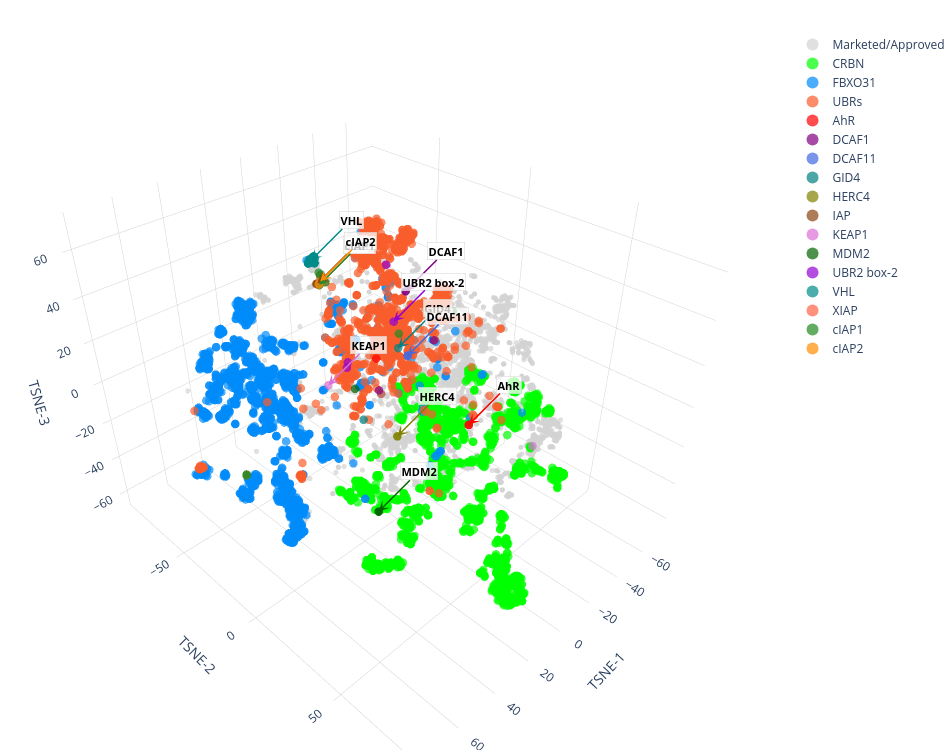

The notebook cell saved with this chart:
### Code cell
# 2) interactive 3D scatter coloured by `label`, compound id surfaced on hover
import plotly.io as pio

# 'vscode' renderer is built specifically for VSCode notebooks and uses the
# Jupyter MIME-bundle protocol (requires nbformat>=4.2 — already pinned).
# Inline render, no sandboxed iframe issues.
pio.renderers.default = 'vscode'

# setting style:
# Bulk classes stay neutral (grey/black). CRBN/FBXO31/UBRs keep their original
# colours. The 29 E3-ligand-DB ligases get distinct hues from a curated palette
# so they read as small bright islands on top of the ChEMBL/PubChem backdrop.
label2col = {
    # bulk backdrop
    'Research/Bioactivity': 'lightgrey',
    'Marketed/Approved':    'lightgrey',
    # SERAC priority targets
    'CRBN':                 'lime',
    'FBXO31':               '#008bfb',
    'UBRs':                 '#F95D2B',
    # E3-ligand-DB ligases (PROTAC-DB / chembl-curated)
    'AhR':                  'red',
    'CDC20':                'darkblue',
    'DCAF1':                'purple',
    'DCAF11':               'royalblue',
    'DCAF15':               'magenta',
    'DCAF16':               'mediumblue',
    'DCAF16 II':            'hotpink',
    'FBXO22':               'chocolate',
    'FEM1B':                'darkslategray',
    'GID4':                 'teal',
    'HERC4':                'olive',
    'IAP':                  'saddlebrown',
    'KEAP1':                'orchid',
    'KLHDC1-2':             'pink',
    'KLHDC2':               'gold',
    'KLHDC3':               'darkkhaki',
    'KLHL22':               'mediumpurple',
    'MAGEA11':              'crimson',
    'MDM2':                 'darkgreen',
    'RNF114':               'mediumseagreen',
    'RNF126':               'sienna',
    'RNF4':                 'cadetblue',
    'SMURF1':               'navy',
    'TRIM58':               'salmon',
    'UBR2 box-2':           'darkviolet',
    'VHL':                  'darkcyan',
    'XIAP':                 'tomato',
    'cIAP1':                'forestgreen',
    'cIAP2':                'darkorange',
}

# All non-bulk classes are rare → enlarge so they're visible against the backdrop.
_BULK = {'Research/Bioactivity', 'Marketed/Approved'}
label2marker_size = {lbl: (3 if lbl in _BULK else 5) for lbl in label2col}

# Plot bulk first (drawn underneath), then everything else on top.
class_order = (['Research/Bioactivity', 'Marketed/Approved']
               + [lbl for lbl in label2col if lbl not in _BULK])

fig = stats_tools.plot_multi_class_to_embedding_3d(
    e_df_label_3d_f, label='label',
    e1='e1', e2='e2', e3='e3',
    hover_cols=['label'],
    colors=label2col,
    marker_size=label2marker_size,
    class_order=class_order,
    opacity=.7, height=750, width=950,
)

# Annotate every remaining label (centroid-anchored) except the bulk backdrop
# and the three SERAC priority classes (already obvious from their colour).
# Override an entry in MANUAL_ANCHORS to anchor on a specific compound name
# substring instead of the class centroid.
EXCLUDE_FROM_ANNOT = {'Research/Bioactivity', 'Marketed/Approved',
                      'CRBN', 'FBXO31', 'UBRs'}
MANUAL_ANCHORS = {
    'VHL':   'VH032',
    'MDM2':  'nutlin',
    # add more if a specific compound is more representative than the centroid
}

LABEL_ANCHORS = {lbl: MANUAL_ANCHORS.get(lbl)              # None → centroid
                 for lbl in e_df_label_3d_f['label'].unique()
                 if lbl not in EXCLUDE_FROM_ANNOT}

def _medoid_xyz(sub):
    """Return the (e1, e2, e3) of the class member closest to the centroid.
    Avoids arrow heads landing in empty space when a class has multiple
    sub-clusters (e.g. MDM2 nutlin-like vs MI-class chemotypes)."""
    pts = sub[['e1', 'e2', 'e3']].values
    ctr = pts.mean(axis=0)
    return tuple(map(float, pts[((pts - ctr) ** 2).sum(axis=1).argmin()]))

annotations = []
for lbl, needle in LABEL_ANCHORS.items():
    sub = e_df_label_3d_f[e_df_label_3d_f['label'] == lbl]
    if sub.empty:
        continue
    if needle:
        hit = sub[sub['compound'].astype(str).str.contains(needle, case=False, na=False)]
        if not hit.empty:
            row = hit.iloc[0]
            x, y, z = float(row['e1']), float(row['e2']), float(row['e3'])
        else:
            print(f'  [annot] no compound matching {needle!r} in {lbl} — falling back to medoid')
            x, y, z = _medoid_xyz(sub)
    else:
        x, y, z = _medoid_xyz(sub)
    annotations.append(dict(
        x=x, y=y, z=z,
        text=f'<b>{lbl}</b>',
        showarrow=True, arrowhead=3, arrowsize=1.2, arrowwidth=1.5,
        arrowcolor=label2col.get(lbl, 'black'),
        ax=40, ay=-40,            # ax/ay are 2D pixel offsets in 3D plots
        font=dict(size=11, color='black'),
        bgcolor='rgba(255,255,255,0.75)', bordercolor='lightgrey', borderwidth=0.5,
    ))

fig.update_layout(scene=dict(annotations=annotations))

# write a sharable standalone HTML straight to the Windows Downloads folder
# (WSL mounts C: at /mnt/c/, so this file is double-clickable from Windows Explorer)
DOWNLOADS = '/mnt/c/Users/gtamo/Downloads'
os.makedirs(DOWNLOADS, exist_ok=True)
html_path = os.path.join(DOWNLOADS, os.path.basename(f_e3).replace('.parquet', '.html'))
fig.write_html(html_path, include_plotlyjs='cdn')
print(f'wrote {html_path}  ({os.path.getsize(html_path)/1e6:.1f} MB)')

fig.show()
# NOTE: this renderer embeds the figure JSON in the cell output, so the
# notebook will grow by ~2-3 MB after save. If you want to keep the file
# small, "Cell → Clear All Outputs" before saving (Ctrl-Shift-P → "Clear
# All Outputs"). The standalone html_path above is your durable copy.

### Figure 1 — Plotly figure (JSON) as saved in the notebook; plotly's stock layout.template omitted (floating-point values rounded to 4 significant figures; data arrays with more than 128 entries replaced by an {"elided": "..."} marker saying what was removed)
{"data": [{"customdata": {"elided": "3921x1 str values"}, "hovertemplate": "label: %{customdata[0]}<extra></extra>", "marker": {"color": "lightgrey", "line": {"width": 0}, "opacity": 0.7, "size": 3}, "mode": "markers", "name": "Marketed/Approved", "type": "scatter3d", "x": {"elided": "3921 float values"}, "y": {"elided": "3921 float values"}, "z": {"elided": "3921 float values"}}, {"customdata": {"elided": "2008x1 str values"}, "hovertemplate": "label: %{customdata[0]}<extra></extra>", "marker": {"color": "lime", "line": {"width": 0}, "opacity": 0.7, "size": 5}, "mode": "markers", "name": "CRBN", "type": "scatter3d", "x": {"elided": "2008 float values"}, "y": {"elided": "2008 float values"}, "z": {"elided": "2008 float values"}}, {"customdata": {"elided": "1998x1 str values"}, "hovertemplate": "label: %{customdata[0]}<extra></extra>", "marker": {"color": "#008bfb", "line": {"width": 0}, "opacity": 0.7, "size": 5}, "mode": "markers", "name": "FBXO31", "type": "scatter3d", "x": {"elided": "1998 float values"}, "y": {"elided": "1998 float values"}, "z": {"elided": "1998 float values"}}, {"customdata": {"elided": "1443x1 str values"}, "hovertemplate": "label: %{customdata[0]}<extra></extra>", "marker": {"color": "#F95D2B", "line": {"width": 0}, "opacity": 0.7, "size": 5}, "mode": "markers", "name": "UBRs", "type": "scatter3d", "x": {"elided": "1443 float values"}, "y": {"elided": "1443 float values"}, "z": {"elided": "1443 float values"}}, {"customdata": [["AhR"], ["AhR"], ["AhR"]], "hovertemplate": "label: %{customdata[0]}<extra></extra>", "marker": {"color": "red", "line": {"width": 0}, "opacity": 0.7, "size": 5}, "mode": "markers", "name": "AhR", "type": "scatter3d", "x": [-27.19, -27.11, -18.56], "y": [15.81, 15.86, -31.69], "z": [-21.79, -21.71, -5.923]}, {"customdata": [["DCAF1"], ["DCAF1"], ["DCAF1"], ["DCAF1"]], "hovertemplate": "label: %{customdata[0]}<extra></extra>", "marker": {"color": "purple", "line": {"width": 0}, "opacity": 0.7, "size": 5}, "mode": "markers", "name": "DCAF1", "type": "scatter3d", "x": [-17.07, -17.07, 17.65, -34.56], "y": [-12.82, -12.83, 7.073, -12.18], "z": [35.69, 35.69, 14.34, 5.116]}, {"customdata": [["DCAF11"], ["DCAF11"]], "hovertemplate": "label: %{customdata[0]}<extra></extra>", "marker": {"color": "royalblue", "line": {"width": 0}, "opacity": 0.7, "size": 5}, "mode": "markers", "name": "DCAF11", "type": "scatter3d", "x": [-30.04, -30.04], "y": [-23.54, -23.52], "z": [-5.965, -5.968]}, {"customdata": [["GID4"], ["GID4"]], "hovertemplate": "label: %{customdata[0]}<extra></extra>", "marker": {"color": "teal", "line": {"width": 0}, "opacity": 0.7, "size": 5}, "mode": "markers", "name": "GID4", "type": "scatter3d", "x": [-30.44, 7.21], "y": [-29.86, -13.02], "z": [-4.974, -16.02]}, {"customdata": [["HERC4"], ["HERC4"]], "hovertemplate": "label: %{customdata[0]}<extra></extra>", "marker": {"color": "olive", "line": {"width": 0}, "opacity": 0.7, "size": 5}, "mode": "markers", "name": "HERC4", "type": "scatter3d", "x": [-15.35, -15.35], "y": [-15.15, -15.15], "z": [-38.69, -38.68]}, {"customdata": [["IAP"], ["IAP"], ["IAP"], ["IAP"], ["IAP"], ["IAP"]], "hovertemplate": "label: %{customdata[0]}<extra></extra>", "marker": {"color": "saddlebrown", "line": {"width": 0}, "opacity": 0.7, "size": 5}, "mode": "markers", "name": "IAP", "type": "scatter3d", "x": [-3.208, -2.504, -2.05, -2.618, -4.64, -6.203], "y": [-50.4, -50.34, -50.4, -50.37, -50.7, -51.77], "z": [29.5, 30.39, 30.49, 30.26, 33.48, 32.01]}, {"customdata": [["KEAP1"], ["KEAP1"]], "hovertemplate": "label: %{customdata[0]}<extra></extra>", "marker": {"color": "orchid", "line": {"width": 0}, "opacity": 0.7, "size": 5}, "mode": "markers", "name": "KEAP1", "type": "scatter3d", "x": [14.33, -59.28], "y": [-26.3, 27.96], "z": [-1.408, -44.74]}, {"customdata": [["MDM2"], ["MDM2"], ["MDM2"], ["MDM2"], ["MDM2"]], "hovertemplate": "label: %{customdata[0]}<extra></extra>", "marker": {"color": "darkgreen", "line": {"width": 0}, "opacity": 0.7, "size": 5}, "mode": "markers", "name": "MDM2", "type": "scatter3d", "x": [29.06, 30.13, -22.15, 29.06, 29.06], "y": [18.14, 7.374, 7.991, 18.14, 18.14], "z": [-33.14, 21.41, 33.05, -33.14, -33.14]}, {"customdata": [["UBR2 box-2"], ["UBR2 box-2"], ["UBR2 box-2"], ["UBR2 box-2"]], "hovertemplate": "label: %{customdata[0]}<extra></extra>", "marker": {"color": "darkviolet", "line": {"width": 0}, "opacity": 0.7, "size": 5}, "mode": "markers", "name": "UBR2 box-2", "type": "scatter3d", "x": [-1.286, 9.557, 6.489, 11.75], "y": [-8.029, -19.14, 3.766, -17.36], "z": [54.96, 11.08, 38.46, 10.36]}, {"customdata": [["VHL"], ["VHL"], ["VHL"], ["VHL"], ["VHL"], ["VHL"], ["VHL"], ["VHL"], ["VHL"], ["VHL"], ["VHL"], ["VHL"], ["VHL"], ["VHL"], ["VHL"], ["VHL"], ["VHL"], ["VHL"], ["VHL"], ["VHL"], ["VHL"], ["VHL"], ["VHL"], ["VHL"], ["VHL"], ["VHL"], ["VHL"]], "hovertemplate": "label: %{customdata[0]}<extra></extra>", "marker": {"color": "darkcyan", "line": {"width": 0}, "opacity": 0.7, "size": 5}, "mode": "markers", "name": "VHL", "type": "scatter3d", "x": [-2.834, -3.56, -3.539, -3.701, -3.542, -4.248, -2.834, -4.669, -4.906, -4.892, -4.66, -4.766, -4.755, -4.592, -5.692, -4.382, -4.579, -4.112, -4.481, -3.553, -6.448, -6.43, -6.297, -6.307, -6.283, -6.333, -6.06], "y": [-55.9, -56.12, -56.06, -56.47, -56.53, -55.17, -55.9, -54.01, -54.18, -54.16, -54.0, -54.01, -54.03, -55.95, -56.41, -56.44, -56.42, -56.44, -56.65, -56.81, -56.27, -56.33, -56.23, -56.21, -56.24, -55.93, -55.26], "z": [37.65, 37.47, 37.71, 37.9, 38.08, 37.94, 37.65, 37.97, 37.8, 37.83, 37.72, 37.95, 37.86, 38.5, 39.28, 38.71, 38.47, 38.71, 38.9, 37.22, 39.48, 39.52, 39.65, 39.67, 39.67, 39.49, 39.14]}, {"customdata": [["XIAP"], ["XIAP"], ["XIAP"], ["XIAP"], ["XIAP"], ["XIAP"], ["XIAP"], ["XIAP"], ["XIAP"], ["XIAP"], ["XIAP"], ["XIAP"], ["XIAP"]], "hovertemplate": "label: %{customdata[0]}<extra></extra>", "marker": {"color": "tomato", "line": {"width": 0}, "opacity": 0.7, "size": 5}, "mode": "markers", "name": "XIAP", "type": "scatter3d", "x": [74.83, -4.929, -4.429, -3.455, -5.2, -5.202, -6.044, -3.485, -3.54, -3.643, -6.216, -5.001, 74.93], "y": [-1.865, -50.71, -49.54, -50.17, -50.93, -50.93, -49.16, -50.15, -49.76, -49.82, -51.79, -51.03, -1.862], "z": [1.898, 31.94, 31.65, 29.43, 31.66, 31.66, 30.16, 29.99, 30.49, 31.45, 32.01, 32.86, 1.519]}, {"customdata": [["cIAP1"], ["cIAP1"], ["cIAP1"], ["cIAP1"], ["cIAP1"], ["cIAP1"], ["cIAP1"], ["cIAP1"], ["cIAP1"]], "hovertemplate": "label: %{customdata[0]}<extra></extra>", "marker": {"color": "forestgreen", "line": {"width": 0}, "opacity": 0.7, "size": 5}, "mode": "markers", "name": "cIAP1", "type": "scatter3d", "x": [74.83, -5.132, -40.26, -4.851, -4.427, -3.456, -6.044, -3.68, 74.93], "y": [-1.865, -51.23, -39.02, -51.78, -49.54, -50.17, -49.16, -49.51, -1.862], "z": [1.898, 32.81, -5.667, 34.18, 31.65, 29.43, 30.15, 31.35, 1.519]}, {"customdata": [["cIAP2"], ["cIAP2"]], "hovertemplate": "label: %{customdata[0]}<extra></extra>", "marker": {"color": "darkorange", "line": {"width": 0}, "opacity": 0.7, "size": 5}, "mode": "markers", "name": "cIAP2", "type": "scatter3d", "x": [-3.527, -3.681], "y": [-50.51, -49.51], "z": [29.53, 31.35]}], "layout": {"height": 750, "legend": {"itemsizing": "constant"}, "margin": {"b": 0, "l": 0, "r": 0, "t": 30}, "scene": {"annotations": [{"arrowcolor": "red", "arrowhead": 3, "arrowsize": 1.2, "arrowwidth": 1.5, "ax": 40, "ay": -40, "bgcolor": "rgba(255,255,255,0.75)", "bordercolor": "lightgrey", "borderwidth": 0.5, "font": {"color": "black", "size": 11}, "showarrow": true, "text": "<b>AhR</b>", "x": -27.19, "y": 15.81, "z": -21.79}, {"arrowcolor": "purple", "arrowhead": 3, "arrowsize": 1.2, "arrowwidth": 1.5, "ax": 40, "ay": -40, "bgcolor": "rgba(255,255,255,0.75)", "bordercolor": "lightgrey", "borderwidth": 0.5, "font": {"color": "black", "size": 11}, "showarrow": true, "text": "<b>DCAF1</b>", "x": -17.07, "y": -12.82, "z": 35.69}, {"arrowcolor": "teal", "arrowhead": 3, "arrowsize": 1.2, "arrowwidth": 1.5, "ax": 40, "ay": -40, "bgcolor": "rgba(255,255,255,0.75)", "bordercolor": "lightgrey", "borderwidth": 0.5, "font": {"color": "black", "size": 11}, "showarrow": true, "text": "<b>GID4</b>", "x": -30.44, "y": -29.86, "z": -4.974}, {"arrowcolor": "olive", "arrowhead": 3, "arrowsize": 1.2, "arrowwidth": 1.5, "ax": 40, "ay": -40, "bgcolor": "rgba(255,255,255,0.75)", "bordercolor": "lightgrey", "borderwidth": 0.5, "font": {"color": "black", "size": 11}, "showarrow": true, "text": "<b>HERC4</b>", "x": -15.35, "y": -15.15, "z": -38.69}, {"arrowcolor": "saddlebrown", "arrowhead": 3, "arrowsize": 1.2, "arrowwidth": 1.5, "ax": 40, "ay": -40, "bgcolor": "rgba(255,255,255,0.75)", "bordercolor": "lightgrey", "borderwidth": 0.5, "font": {"color": "black", "size": 11}, "showarrow": true, "text": "<b>IAP</b>", "x": -2.618, "y": -50.37, "z": 30.26}, {"arrowcolor": "darkgreen", "arrowhead": 3, "arrowsize": 1.2, "arrowwidth": 1.5, "ax": 40, "ay": -40, "bgcolor": "rgba(255,255,255,0.75)", "bordercolor": "lightgrey", "borderwidth": 0.5, "font": {"color": "black", "size": 11}, "showarrow": true, "text": "<b>MDM2</b>", "x": 29.06, "y": 18.14, "z": -33.14}, {"arrowcolor": "darkviolet", "arrowhead": 3, "arrowsize": 1.2, "arrowwidth": 1.5, "ax": 40, "ay": -40, "bgcolor": "rgba(255,255,255,0.75)", "bordercolor": "lightgrey", "borderwidth": 0.5, "font": {"color": "black", "size": 11}, "showarrow": true, "text": "<b>UBR2 box-2</b>", "x": 6.489, "y": 3.766, "z": 38.46}, {"arrowcolor": "darkcyan", "arrowhead": 3, "arrowsize": 1.2, "arrowwidth": 1.5, "ax": 40, "ay": -40, "bgcolor": "rgba(255,255,255,0.75)", "bordercolor": "lightgrey", "borderwidth": 0.5, "font": {"color": "black", "size": 11}, "showarrow": true, "text": "<b>VHL</b>", "x": -4.592, "y": -55.95, "z": 38.5}, {"arrowcolor": "tomato", "arrowhead": 3, "arrowsize": 1.2, "arrowwidth": 1.5, "ax": 40, "ay": -40, "bgcolor": "rgba(255,255,255,0.75)", "bordercolor": "lightgrey", "borderwidth": 0.5, "font": {"color": "black", "size": 11}, "showarrow": true, "text": "<b>XIAP</b>", "x": -3.455, "y": -50.17, "z": 29.43}, {"arrowcolor": "forestgreen", "arrowhead": 3, "arrowsize": 1.2, "arrowwidth": 1.5, "ax": 40, "ay": -40, "bgcolor": "rgba(255,255,255,0.75)", "bordercolor": "lightgrey", "borderwidth": 0.5, "font": {"color": "black", "size": 11}, "showarrow": true, "text": "<b>cIAP1</b>", "x": -3.456, "y": -50.17, "z": 29.43}, {"arrowcolor": "darkorange", "arrowhead": 3, "arrowsize": 1.2, "arrowwidth": 1.5, "ax": 40, "ay": -40, "bgcolor": "rgba(255,255,255,0.75)", "bordercolor": "lightgrey", "borderwidth": 0.5, "font": {"color": "black", "size": 11}, "showarrow": true, "text": "<b>cIAP2</b>", "x": -3.681, "y": -49.51, "z": 31.35}, {"arrowcolor": "royalblue", "arrowhead": 3, "arrowsize": 1.2, "arrowwidth": 1.5, "ax": 40, "ay": -40, "bgcolor": "rgba(255,255,255,0.75)", "bordercolor": "lightgrey", "borderwidth": 0.5, "font": {"color": "black", "size": 11}, "showarrow": true, "text": "<b>DCAF11</b>", "x": -30.04, "y": -23.54, "z": -5.965}, {"arrowcolor": "orchid", "arrowhead": 3, "arrowsize": 1.2, "arrowwidth": 1.5, "ax": 40, "ay": -40, "bgcolor": "rgba(255,255,255,0.75)", "bordercolor": "lightgrey", "borderwidth": 0.5, "font": {"color": "black", "size": 11}, "showarrow": true, "text": "<b>KEAP1</b>", "x": 14.33, "y": -26.3, "z": -1.408}], "bgcolor": "white", "xaxis": {"gridcolor": "lightgrey", "gridwidth": 1, "showbackground": false, "showgrid": true, "showline": false, "showspikes": false, "title": {"text": "TSNE-1"}, "zeroline": false}, "yaxis": {"gridcolor": "lightgrey", "gridwidth": 1, "showbackground": false, "showgrid": true, "showline": false, "showspikes": false, "title": {"text": "TSNE-2"}, "zeroline": false}, "zaxis": {"gridcolor": "lightgrey", "gridwidth": 1, "showbackground": false, "showgrid": true, "showline": false, "showspikes": false, "title": {"text": "TSNE-3"}, "zeroline": false}}, "width": 950}}
